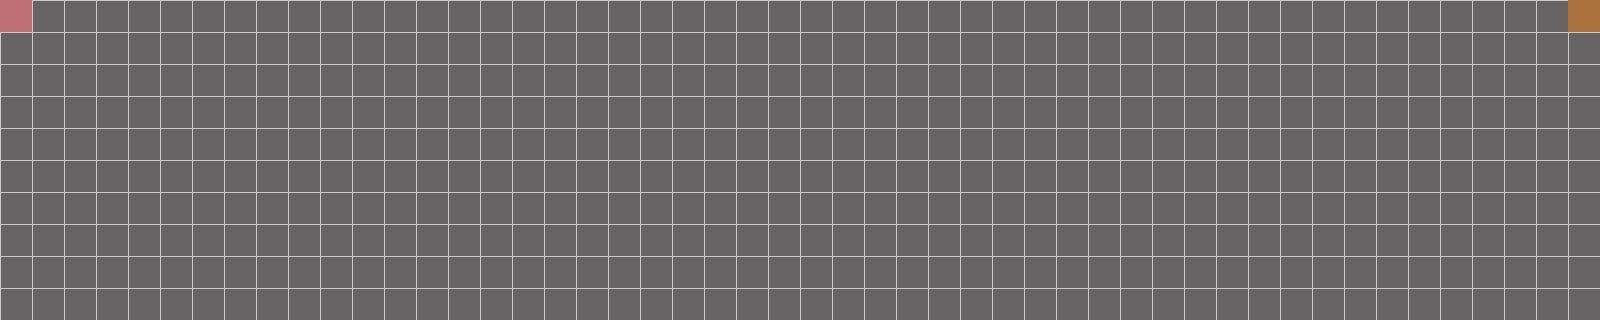

A 2D game scene composited from a Tiled map and its tileset images. What follows is a short description and the map's XML, with each tile layer's data collapsed to a summary:
An orthogonal 50x10 tile map with 32x32 px tiles, 1 tile layer (bg).

<map version="1.0" orientation="orthogonal" renderorder="left-down" width="50" height="10" tilewidth="32" tileheight="32">
 <tileset firstgid="1" name="map" tilewidth="32" tileheight="32">
  <image source="map.png" width="576" height="992" />
 </tileset>
 <layer name="bg" width="50" height="10">
  <data>[500 cells, 500 non-empty, 3 distinct tile ids]</data>
 </layer>
</map>
